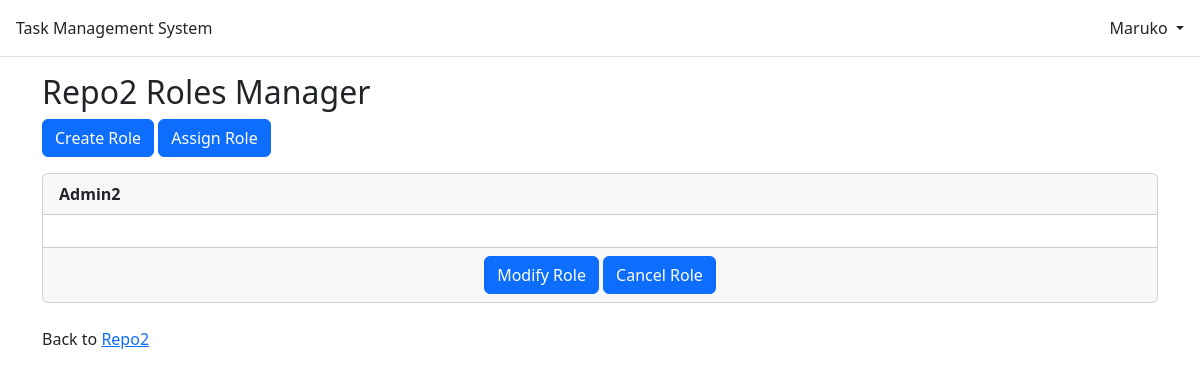
Page /repository/2_Admin2/roles/ (signed in) on the earlier database version.
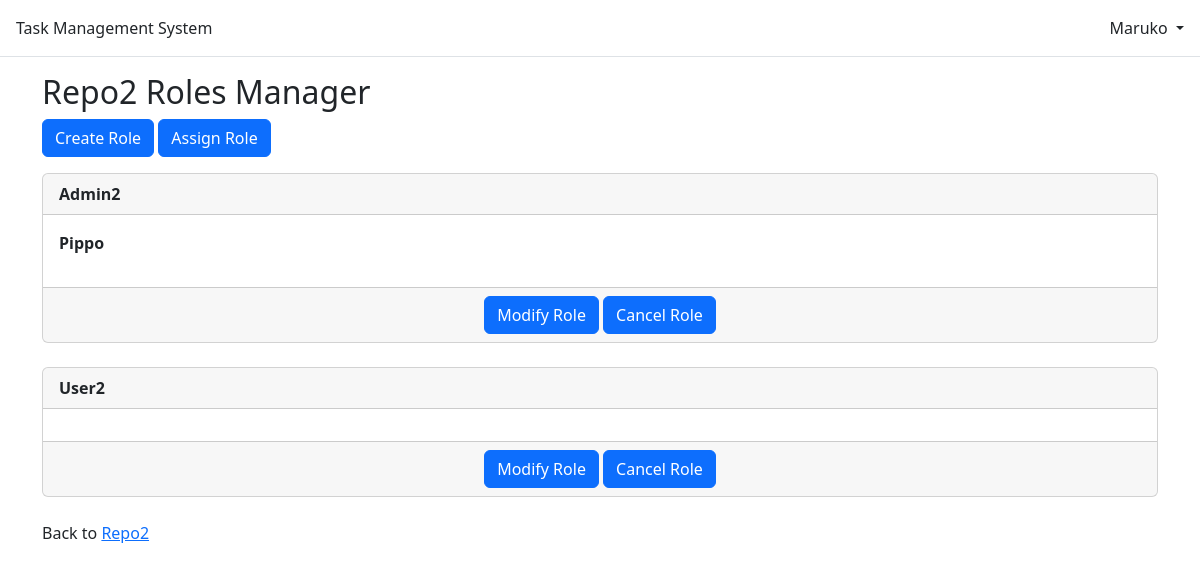
Same page on the later database version.
### repository/models.py (models this page shows)
class Repo_role(models.Model):
    role_id = models.AutoField(primary_key=True)
    role_name = models.CharField(max_length=30)
    can_change_status_if_task_assigned = models.BooleanField(default=True)
    can_manage_task = models.BooleanField(default=False)
    can_manage_users = models.BooleanField(default=False)
    can_manage_roles = models.BooleanField(default=False)
    can_cancel_repo = models.BooleanField(default=False)
    role_priority = models.IntegerField()
    repo_id = models.ForeignKey("Repository",on_delete=models.CASCADE)
    class Meta:
        db_table = 'tms_repo_role'

class Repo_user(models.Model):
    username = models.ForeignKey(settings.AUTH_USER_MODEL,on_delete=models.CASCADE)
    role_id = models.ForeignKey(Repo_role,on_delete=models.CASCADE)
    class Meta:
        db_table = 'tms_repo_user'

### repository/views.py (the view)
# urls.py: path("<int:pk>_<str:name>/roles/", views.RolesListView.as_view(), name="role_list"),
class RolesListView(ListView):
    model = Repo_role
    template_name = "repository/role/role_list.html"
    context_object_name = "role_list"
    def get_queryset(self):
        return Repo_role.objects.all().filter(repo_id = self.kwargs["pk"])
    def get_context_data(self, **kwargs):
        context = super().get_context_data(**kwargs)
        context["repo"] = Repository.objects.get(repo_id = self.kwargs["pk"])
        context["repo_users"] = Repo_user.objects.all().filter(role_id__repo_id=self.kwargs["pk"])
        return context
    def get(self, request: HttpRequest, *args: any, **kwargs: any) -> HttpResponse:
        if not request.user.is_authenticated:
            return redirect("home")
        return super().get(request, *args, **kwargs)

### templates/repository/role/role_list.html (shortened to what this page needs)
{% extends "base.html" %}
{% block content %}
{% if user.is_authenticated %}
<div class="repository-entry">
    <h2>{{ repo.name }} Roles Manager</h2>
</div>
<div>
    <p>
        <a class="btn btn-primary" href="{% url 'role_new' repo.repo_id repo.name %}" role="button">Create Role</a>
        <a class="btn btn-primary" href="" role="button">Assign Role</a>
    </p>
    {% for role in role_list %}
    <div class="card">
        <div class="d-inline-flex card-header align-items-center justify-content-between">
            <div class="text-start">
                <span class="fw-bold"> {{ role.role_name }} </span>
            </div>
        </div>
        <div class="card-body">
            <span class="fw-bold">
                {% if repo_users %}
                {% for user_with_role in repo_users %}
                {% if user_with_role.role_id.role_id == role.role_id %}
                <p>{{ user_with_role.username.username }}</p>
                {% endif %}
                {% endfor %}
                {% endif %}
            </span>
        </div>
        <div class="card-footer text-center text-muted">
            <a class="btn btn-primary" href="{% url 'role_edit' repo.repo_id repo.name role.role_id%}" role="button">Modify Role</a>
            <a class="btn btn-primary" href="{% url 'role_delete' repo.repo_id repo.name role.role_id%}" role="button">Cancel Role</a>
        </div>
    </div>
    <br />
    {% endfor %}
    <p>Back to <a href="{% url 'repository_detail' repo.repo_id repo.name%}">{{ repo.name }}</a></p>
</div>
{% endif %}
{% endblock content %}

Differences in the rows shown:
changed Repo_role "Admin2": gains Repo_user (username.username "Pippo")
added Repo_role: role_name "User2"
